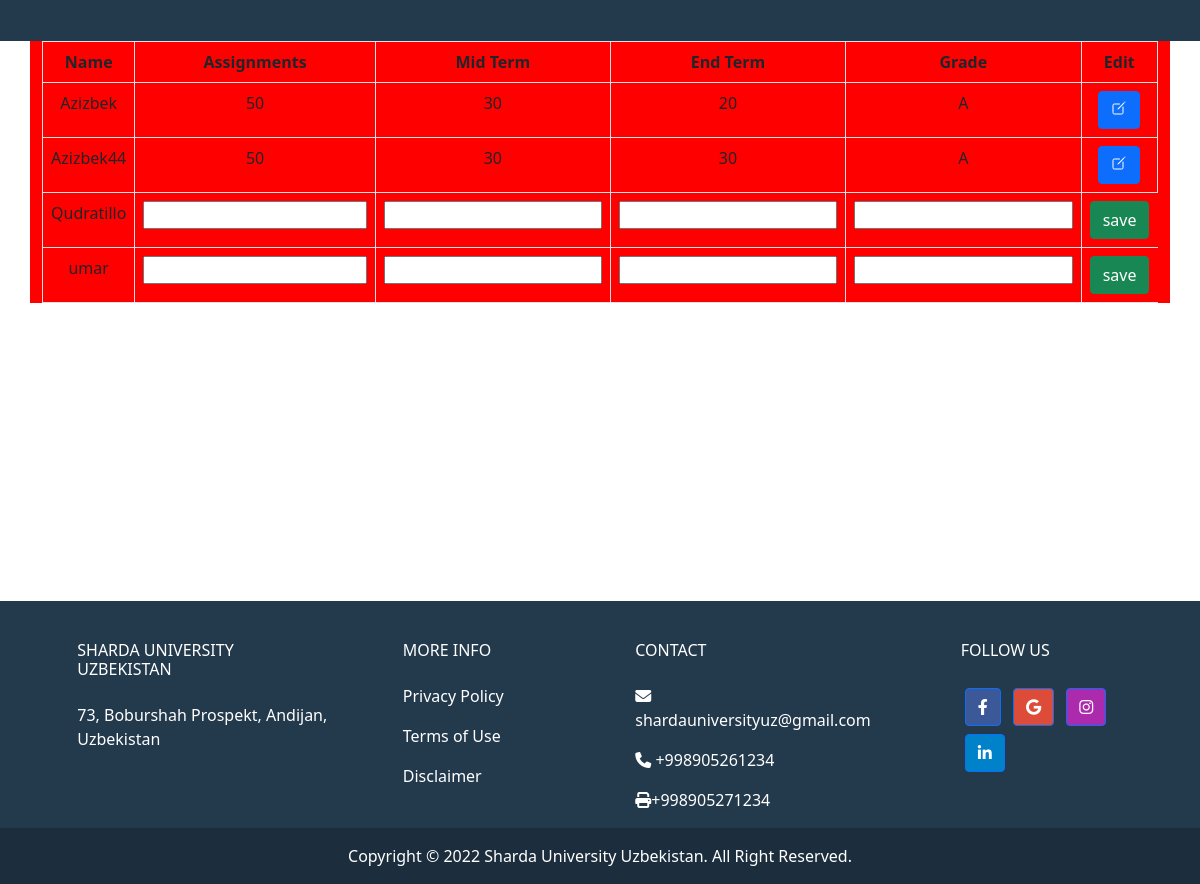
The app's page /result/CSE314, older data.
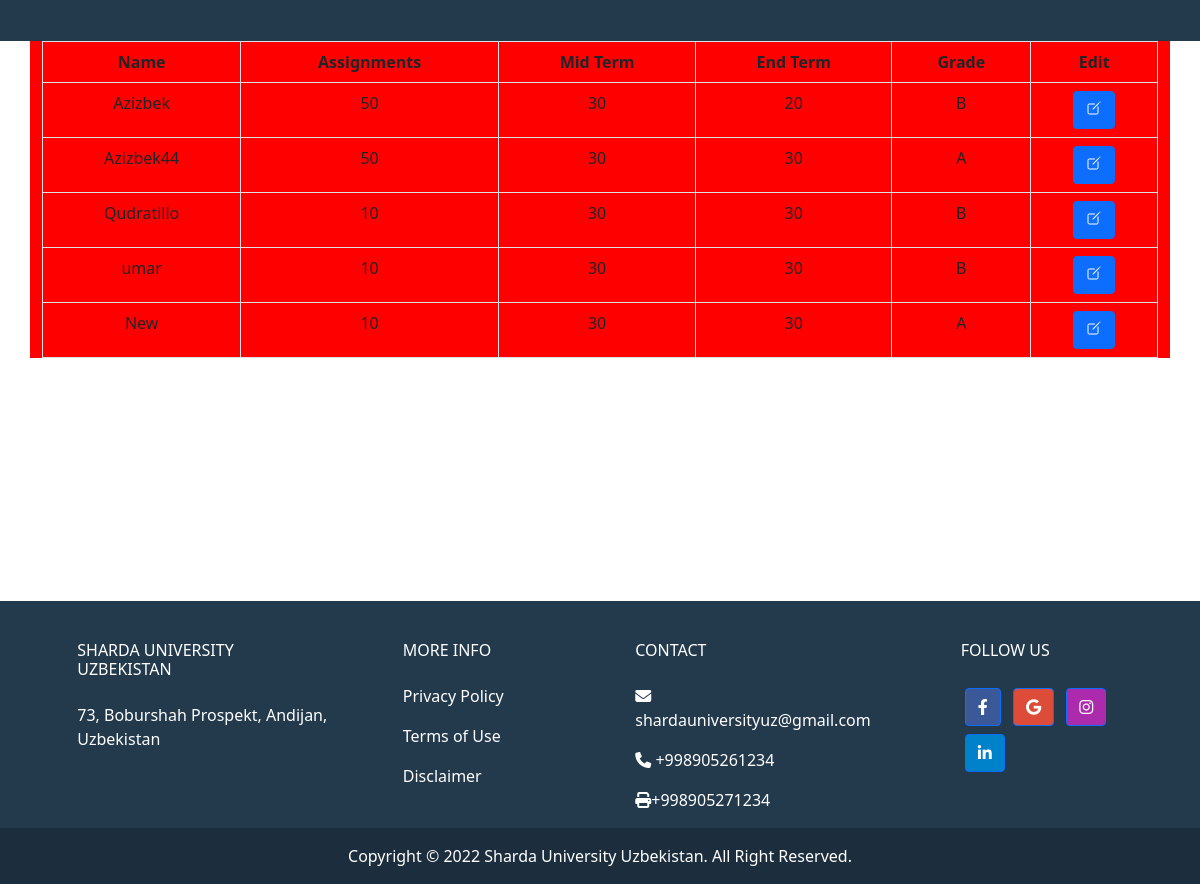
The same page, newer data.
### main/models.py (models this page shows, shortened)
class Result(models.Model):
    subject = models.ForeignKey(Subject, on_delete=models.PROTECT, null=True, related_name='sresults')
    student = models.ForeignKey(Student, on_delete=models.CASCADE, null=True, related_name='results')
    Assignments = models.PositiveIntegerField(null=True)
    Mid_Term = models.PositiveIntegerField(null=True)
    End_Term = models.PositiveIntegerField(null=True)
    Grade = models.CharField(max_length=5, null=True, blank=True)

class Student(models.Model):
    name = models.CharField(max_length=100, null=True, blank=True)
    unique_id = models.CharField(max_length=12, blank=True, null=True, unique=True)
    group = models.ForeignKey(Group, on_delete=models.DO_NOTHING,related_name="students")
    specializetion = models.ForeignKey(Specialization, on_delete=models.CASCADE)
    cgpa = models.FloatField(null=True, blank=True)
    sgpa = models.FloatField(null=True, blank=True)

### main/views.py (the view)
# urls.py: path('result/<str:code>', views.result, name='result'),
def result(request,code):
    result = Result.objects.filter(subject__code = code)
    subject = Subject.objects.get(code = code)
    students = Student.objects.filter(group__code = subject.group.code)
    sts = []
    facts = subject.faculty.all()
    for i in students:
        if i.specializetion in facts:
            sts.append(i)
            for rs in result:
                if rs.student.id == i.id:
                    sts.remove(i)
    students = sts
    context = {
        'results' : result,
        "code":code,
        'students' : students
    }
    if request.method == 'POST':
        id = request.POST.get("re_id")
        result = Result.objects.get(id = id)
        context["active"]=result
        return render(request,"result.html",context)
    return render(request, 'result.html', context)

### templates/result.html (shortened to what the changed rows need)
{% load static %}
<!DOCTYPE html>
<html lang="en">
<head>
  <link href="https://cdn.jsdelivr.net/npm/bootstrap@5.0.2/dist/css/bootstrap.min.css" rel="stylesheet"
>
  <link rel="stylesheet" href="../styles/groups.css">
  <link rel="stylesheet" href="https://cdnjs.cloudflare.com/ajax/libs/font-awesome/6.1.1/css/all.min.css"
 />
</head>
<body>
  <div style="min-height:70vh">
    <main class="content container">
      <table class="table table-bordered table-responsive">
        <thead>
          <tr>
            <th>Name</th>
            <th>Assignments</th>
            <th>Mid Term</th>
            <th>End Term</th>
            <th>Grade</th>
            <th>Edit</th>
          </tr>
        </thead>
        <tbody>
          {% for result in results %}
          <tr>
            {% if result == active %}
            <form action="{% url 'change-student' code %}" method="post">
                {% csrf_token %}
            <td>{{result.student.name}}</td>
            <td><input style="width:100%; outline:none;;" name="assigment" value={{result.Assignments}}></td>
            <td><input style="width:100%; outline:none;;" name="mid_term" value={{result.Mid_Term}}></td>
            <td><input style="width:100%; outline:none;;" name="end_term" value={{result.End_Term}}></td>
            <td><input style="width:100%; outline:none;;" name="grade" value={{result.grade}}></td>
            <td style="border-color:transparent;border:none;display:flex;justify-content:center; align-items:center">
                <input type="hidden"  name="re_id" value={{result.id}}>
                <button class="btn btn-success" type="submit">save</button>
            </form>
            </td>
            {% else %}
            <td>{{result.student.name}}</td>
            <td>{{result.Assignments}}</td>
            <td>{{result.Mid_Term}}</td>
            <td>{{result.End_Term}}</td>
            <td>{{result.Grade}}</td>
            <td><form action="" method="post" style="border-color:transparent;border:none;display:flex;justify-content:center; align-items:center">
                <button class="btn btn-primary text-white" type="submit"><ion-icon name="create-outline"></ion-icon></button>
            </form>
            </td>
            {% endif %}
          </tr>
          {% endfor %}
          {% for student in students %}
          <tr>
            <form action="{% url 'change-student' code %}" method="post">
            <td>{{student.name}}</td>
            <td><input style="width:100%; outline:none;;" name="assigment" required></td>
            <td><input style="width:100%; outline:none;;" name="mid_term" required></td>
            <td><input style="width:100%; outline:none;;" name="end_term" required></td>
            <td><input style="width:100%; outline:none;;" name="grade" required></td>
            <td style="border-color:transparent;border:none;display:flex;justify-content:center; align-items:center">
                <button class="btn btn-success" type="submit">save</button>
            </form>
          </tr>
          {% endfor %}
        </tbody>
      </table>
    </main>
  </div>
</body>
</html>

Row changes from the older to the newer data that the page shows:
no longer on this page (row unchanged): Student: name "Qudratillo"
no longer on this page (row unchanged): Student: name "umar"
changed Result "Azizbek": Grade "A" → "B"
added Result: student.name "Qudratillo", Assignments "10", Mid_Term "30", End_Term "30", Grade "B"
added Result: student.name "umar", Assignments "10", Mid_Term "30", End_Term "30", Grade "B"
added Result: student.name "New", Assignments "10", Mid_Term "30", End_Term "30", Grade "A"
